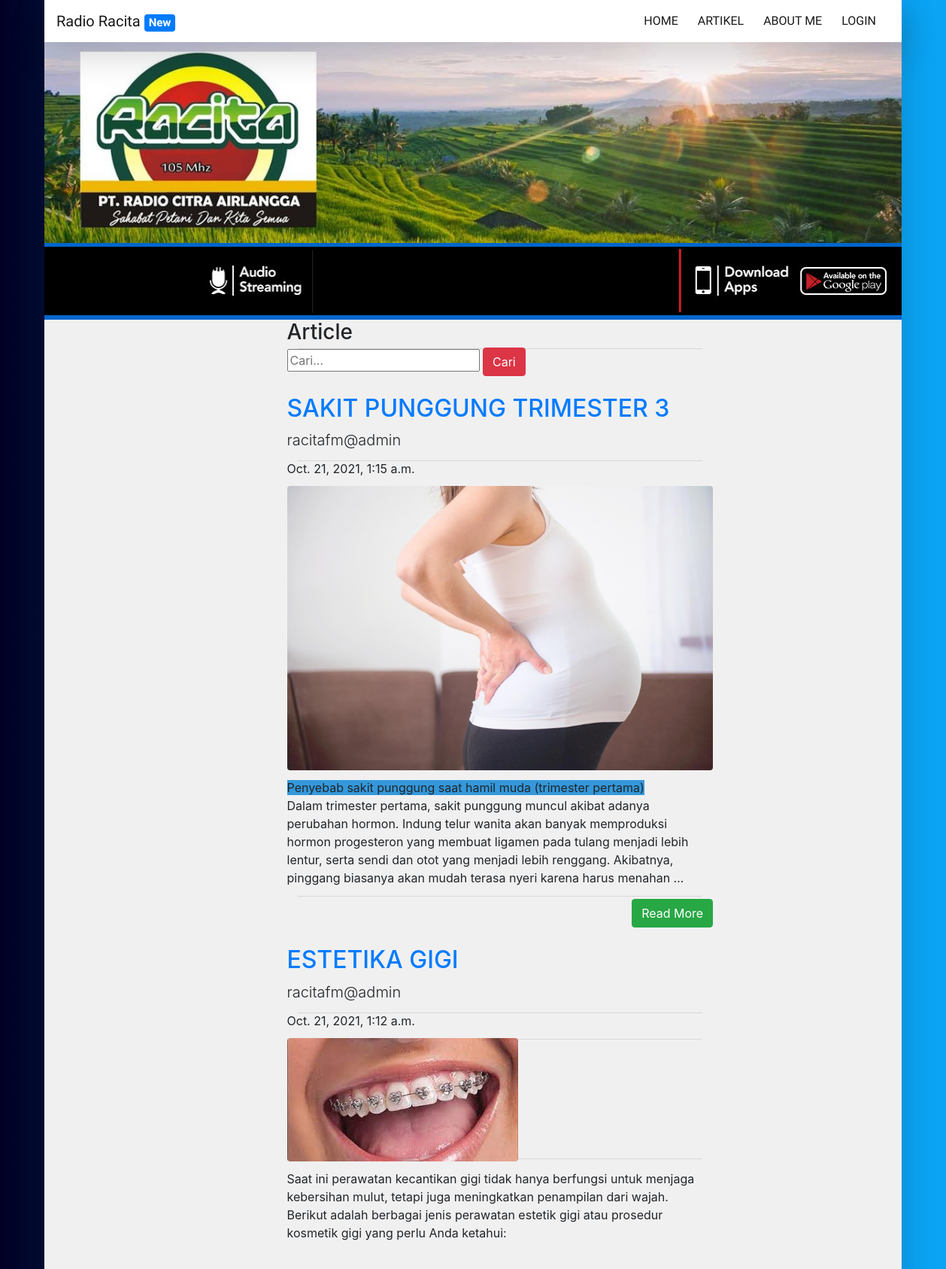
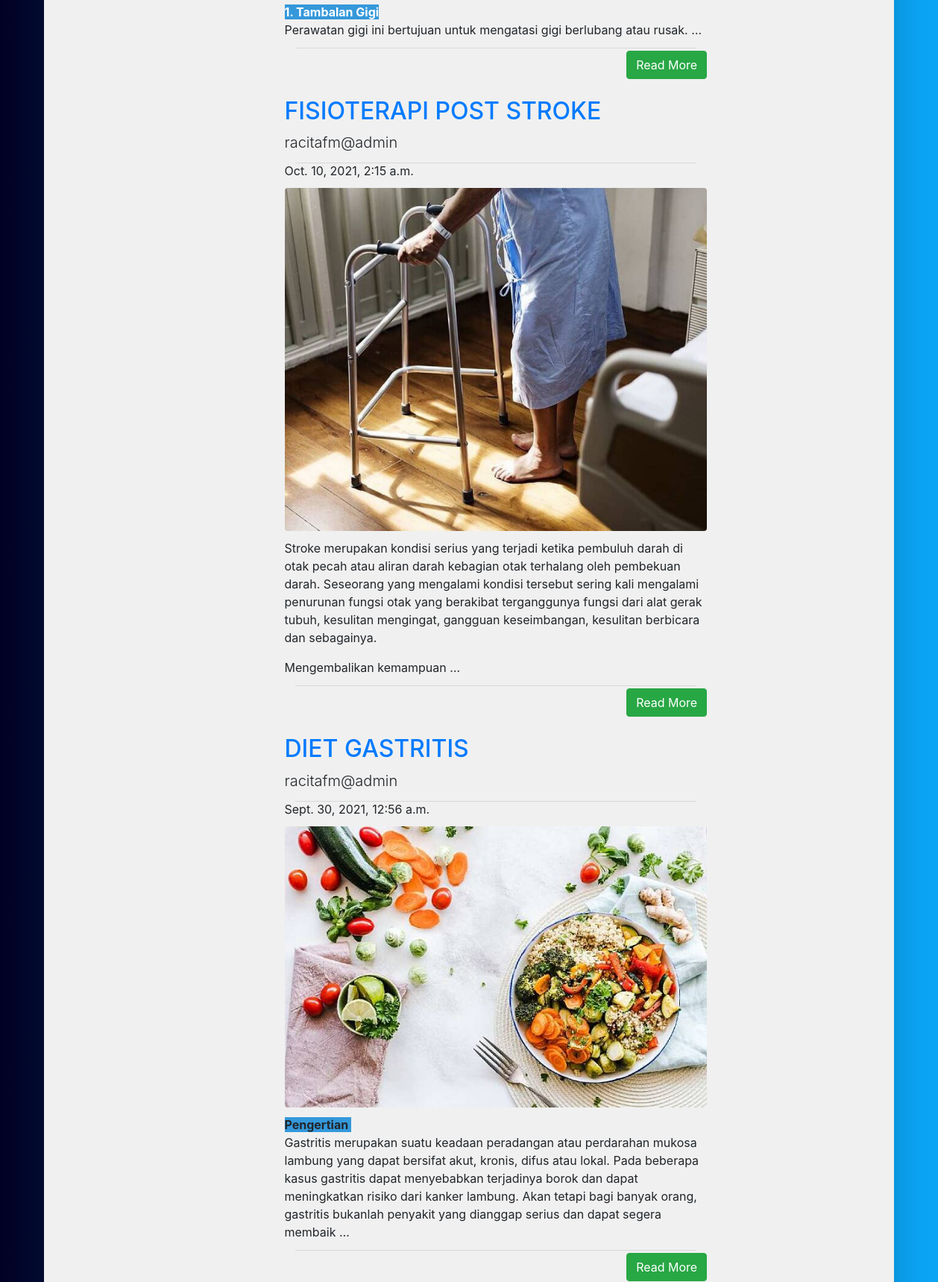
The app's page /articles/ (upper part) with its own data (2 pictures, top to bottom).
### article/models.py (models this page shows, shortened)
class Article(models.Model):
    author = models.ForeignKey("auth.User",on_delete = models.CASCADE,verbose_name = "Yazar ")
    title = models.CharField(max_length = 200,verbose_name = "Title")
    content = RichTextField()
    created_date = models.DateTimeField(auto_now_add=True,verbose_name="Oluşturulma Tarihi")
    article_image = models.FileField(blank = True,null = True,verbose_name="Tambahkan Foto ke Artikel")
    class Meta:
        ordering = ['-created_date']

### article/views.py (the view)
# urls.py: path('',views.articles,name = "articles"),
def articles(request):
    keyword = request.GET.get("keyword")
    if keyword:
        articles = Article.objects.filter(title__contains = keyword)
        return render(request,"articles.html",{"articles":articles})
    articles = Article.objects.all()
    return render(request,"articles.html",{"articles":articles})

### templates/articles.html (shortened to what this page needs)
{% extends "layout.html" %}
{% block body %}
<div class ="row">
        <div class="col-md-10 offset-md-3">
            <div class="col-lg-8">
                <h3>Article</h3>
                </div>
        </div>
</div>
<div class ="row">
    <div class="col-md-10 offset-md-3">
        <div class="col-lg-8">
            <form>
                <input type="text" name = "keyword" class="input-sm" maxlength="64" placeholder="Cari...">
              <button type="submit" class="btn btn-danger">Cari</button>
            </form>
      </div>
    </div>
</div>
{% if articles %}
{% for article in articles %}
<div class="row">
    <div class="col-md-10 offset-md-3">
    <div class="col-lg-8">
      <a href="{% url 'article:detail' article.id %}"><h2 class="mt-4">{{article.title}}</h2></a>
      <p class="lead">
        {{article.author.username}}
      </p>
      <hr>
      <p>{{article.created_date}}</p>
      {% if article.article_image %}
      <a href="{% url 'article:detail' article.id %}"><img class="img-fluid rounded" src="{{article.article_image.url}}" alt=""></a>
      {% endif %}
      <p class="lead">
          {{article.content|safe|truncatewords:50}}
      </p>
      <a style ="float : right;" href="{% url 'article:detail' article.id %}" class ="btn btn-success">Read More</a>
      <hr>
        </div>
      </div>
      </div>
{% endfor %}
{% endif %}
{% endblock body %}

### static/css/style.css (style rules this page uses)
hr { width: 95%; margin-top:-4px; margin-bottom:-2px; }
@media (min-width:992px) { body { background: linear-gradient(90deg, rgba(2,0,36,1) 0%, rgba(11,164,244,1) 61%); } }

### records on screen
Article: title "SAKIT PUNGGUNG TRIMESTER 3", author.username "racitafm@admin", created_date "Oct. 21, 2021, 1:15 a.m.", article_image (picture), content "Penyebab sakit punggung saat hamil muda (trimester pertama) Dalam trimester pertama, sakit punggung muncul akibat adanya perubahan hormon. Indung telur wanita akan banyak memproduksi hormon progesteron yang membuat ligamen pada tulang menjadi lebih lentur, serta sendi dan otot yang menjadi lebih renggang. Akibatnya, pinggang biasanya akan mudah terasa nyeri karena harus menahan …"
Article: title "ESTETIKA GIGI", author.username "racitafm@admin", created_date "Oct. 21, 2021, 1:12 a.m.", article_image (picture), content "Saat ini perawatan kecantikan gigi tidak hanya berfungsi untuk menjaga kebersihan mulut, tetapi juga meningkatkan penampilan dari wajah. Berikut adalah berbagai jenis perawatan estetik gigi atau prosedur kosmetik gigi yang perlu Anda ketahui: 1. Tambalan Gigi Perawatan gigi ini bertujuan untuk mengatasi gigi berlubang atau rusak. …"
Article: title "FISIOTERAPI POST STROKE", author.username "racitafm@admin", created_date "Oct. 10, 2021, 2:15 a.m.", article_image (picture), content "Stroke merupakan kondisi serius yang terjadi ketika pembuluh darah di otak pecah atau aliran darah kebagian otak terhalang oleh pembekuan darah. Seseorang yang mengalami kondisi tersebut sering kali mengalami penurunan fungsi otak yang berakibat terganggunya fungsi dari alat gerak tubuh, kesulitan mengingat, gangguan keseimbangan, kesulitan berbicara dan sebagainya. Mengembalikan kemampuan …"
Article: title "DIET GASTRITIS", author.username "racitafm@admin", created_date "Sept. 30, 2021, 12:56 a.m.", article_image (picture), content "Pengertian Gastritis merupakan suatu keadaan peradangan atau perdarahan mukosa lambung yang dapat bersifat akut, kronis, difus atau lokal. Pada beberapa kasus gastritis dapat menyebabkan terjadinya borok dan dapat meningkatkan risiko dari kanker lambung. Akan tetapi bagi banyak orang, gastritis bukanlah penyakit yang dianggap serius dan dapat segera membaik …"
